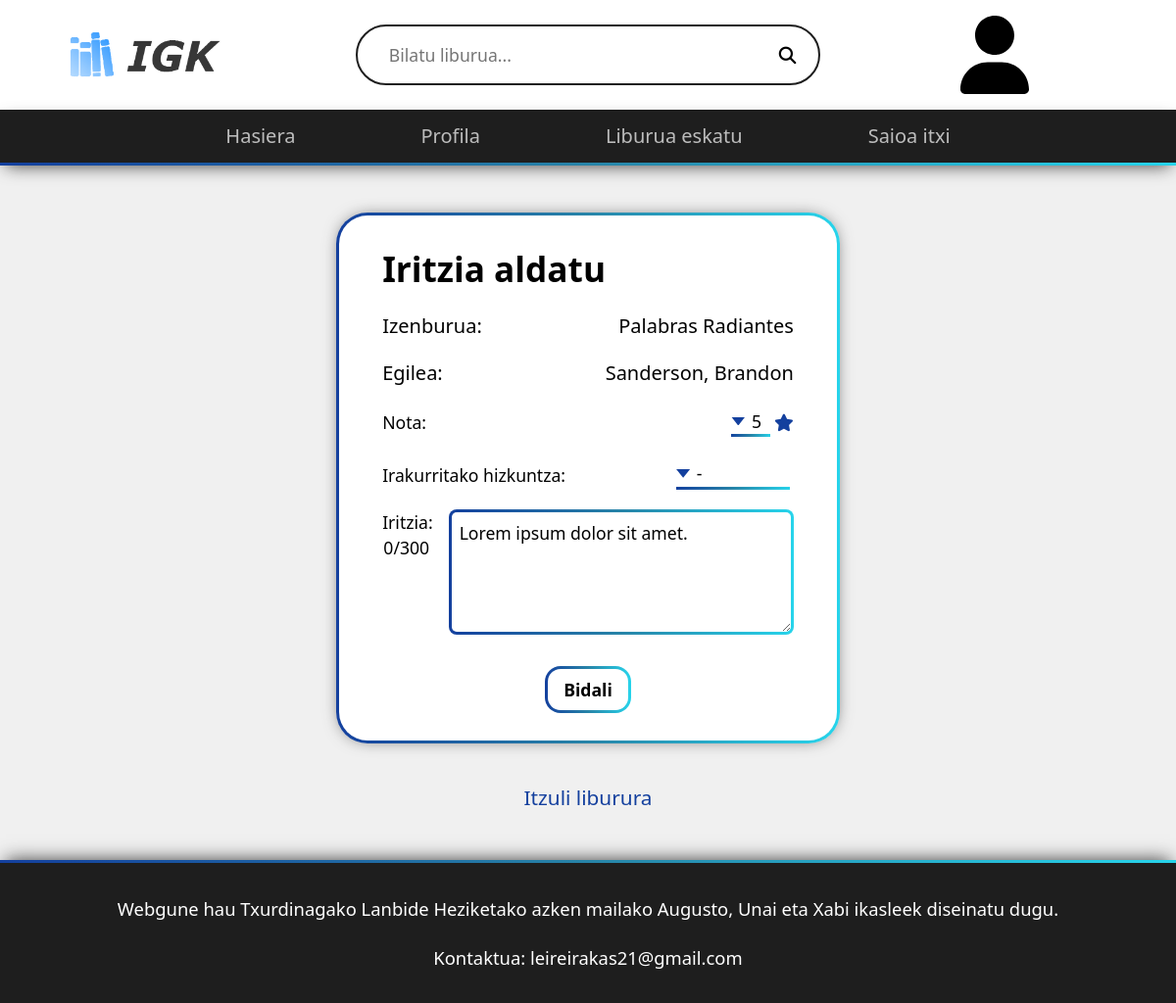
Screenshot of /iritzi/4/aldatu (signed in) with the database file from the repository.
### tables this page shows
create table if not exists idiomas_libro (
  id_libro int unsigned,
  id_idioma int unsigned,
  titulo_alternativo varchar(100),
  primary key (id_libro, id_idioma),
  foreign key (id_libro) references libro(id) on delete cascade,
  foreign key (id_idioma) references idioma(id) on delete cascade
);

create table if not exists libro (
  id int unsigned auto_increment primary key,
  autor varchar(100) not null,
  serie varchar(50),
  serie_num float(4, 1),
  fecha_pub date not null,
  cantidad_reviews int unsigned not null default 0,
  nota_media float(3, 2) unsigned not null default 0,
  edad_media tinyint(2) unsigned not null default 0,
  formato enum('Nobela', 'Komikia', 'Nobela Grafikoa', 'Manga') not null,
  sinopsis varchar(2550) not null,
  aceptado boolean default false not null
);

create table if not exists review (
  id int unsigned auto_increment primary key,
  nota tinyint(1) unsigned not null,
  texto varchar(2295),
  edad_lector tinyint(2) unsigned not null,
  aceptado boolean default false not null,
  nombre_idioma varchar(30) not null,
  id_libro int unsigned not null,
  id_cuenta int unsigned not null,
  foreign key (nombre_idioma) references idioma(nombre) on delete restrict,
  foreign key (id_libro) references libro(id) on delete cascade,
  foreign key (id_cuenta) references cuenta(id) on delete cascade
);

### public/index.php (called while the page is built, shortened)
<?php
$url = parse_url($_SERVER['REQUEST_URI']);
$page =  array_slice(array_filter(explode('/', strtolower($url['path']))), 0);
$ruta_elegida = '';
$cantidadSecciones = count($page);
if ($cantidadSecciones === 1) {
  $ruta_elegida = '../views/' . $page[0] . '.php';
} else if ($cantidadSecciones === 3 && $page[0] !== 'bilaketa') {
  if (in_array($page[0], ['liburua', 'iritzia', 'iritzi', 'erantzun', 'profila', 'klasea'])) {
    $id = $page[1];
    if (in_array($page[2], ['iritzi', 'erantzun', 'hizkuntza-igo', 'klasea'])) {
      $ruta_elegida = '../views/' . $page[2] . '.php';
    } else if (($page[0] !== 'iritzia' && in_array($page[2], ['aldatu', 'ezabatu', 'eskaera']))
      || in_array($page[0], ['liburua', 'profila', 'hizkuntza-igo']) && in_array($page[2], ['onartu', 'ukatu', 'kendu'])
    ) {
      $ruta_elegida = '../views/' . $page[0] . '.php';
      $accion = $page[2];
    }
  }
} else if ($cantidadSecciones === 3 && $page[0] === 'bilaketa' && intval($page[2]) > 0) {
  $ruta_elegida = '../views/' . $page[0] . '.php';
  $busqueda = $page[1];
  $pagina = intval($page[2]);
}
include_once $ruta_elegida;

### views/iritzi.php (the view, shortened to what this page needs)
<!DOCTYPE html>
<html lang='eu'>
<?php
include_once '../modules/db-config.php';
$editar = ($accion === '') ? false : true;
if ($editar) {
  $review = $pdo->prepare('SELECT * FROM review WHERE id = :id_review');
  $review->execute(['id_review' => $id]);
  $review = $review->fetch();
  $libro = $pdo->prepare(
    'SELECT l.id, il.titulo_alternativo AS titulo, l.autor
      FROM libro l JOIN idiomas_libro il ON l.id = il.id_libro
      WHERE l.id = :id
        AND l.aceptado = true'
  );
  $libro->execute(['id' => $review['id_libro']]);
  $libro = $libro->fetch();
}
include_once '../templates/head.php';
?>
<body>
  <?php
  include_once '../templates/header.php';
  ?>
  <main class="flex-center-col main-form" id="main-iritzi">
    <div class="form-container">
      <h1>Iritzia <?php echo $editar ? 'aldatu' : 'eman' ?></h1>
      <form action="" method="post" class="flex-stretch-col" id="form-iritzia">
        <div class="campo-predefinido">
          <p>Izenburua:</p>
          <p><?php echo $libro['titulo'] ?></p>
        </div>
        <div class="campo-predefinido">
          <p>Egilea:</p>
          <p><?php echo $libro['autor'] ?></p>
        </div>
        <div class="campo">
          <label for="nota">Nota:</label>
          <div class="select-nota">
            <div class="select-container">
              <select name="nota" id="nota">
                <?php
                foreach (range(1, 5) as $nota) {
                ?>
                  <option value="<?php echo $nota ?>" <?php if ($editar && $nota === $review['nota']) echo 'selected' ?>><?php echo $nota ?></option>
                <?php
                }
                ?>
              </select>
            </div>
            <i class="fa-solid fa-star"></i>
          </div>
        </div>
        <div class="campo">
          <label for="idioma">Irakurritako hizkuntza:</label>
          <div class="select-container">
            <select name="idioma" id="idioma">
              <option disabled selected>-</option>
            </select>
          </div>
        </div>
        <div class="campo textarea-container">
          <label for="texto">Iritzia:<br><span id="contador">0/300</span></label>
          <textarea name="texto" id="texto" maxlength="2295" placeholder="Zure iritzia (300 hitz gehienez)..."><?php if ($editar) echo $review['texto'] ?></textarea>
        </div>
        <button class="btn" id="enviar">Bidali</button>
      </form>
    </div>
    <a href="/liburua/<?php echo $id ?>" class="volver">Itzuli liburura</a>
  </main>
  <?php
  include_once '../templates/footer.php';
  ?>
</body>
</html>

### public/src/style.css (style rules this page uses)
:root { --clr-fondo: #f0f0f0; --clr-transparente: #00000000; --clr-acento: #14409e; --clr-acento-transparente: #14409e8b; --clr-error: #ff3232; --clr-enlace: #807c7c; --clr-gris-claro: #d9d9d9; --clr-gris-oscuro: #1e1e1e; --clr-negro: #000000; --clr-blanco: #ffffff; --clr-gradiente-inicial: var(--clr-acento); --clr-gradiente-central: #2784a8; --clr-gradiente-final: #27d4eb; --gradiente: linear-gradient(to right, var(--clr-gradiente-inicial), var(--clr-gradiente-central), var(--clr-gradiente-final)); --outline: var(--clr-acento) solid 0.3125rem; --outline-error: var(--clr-error) solid 0.3125rem; --borde-gradiente-radius: linear-gradient(var(--clr-blanco), var(--clr-blanco)) padding-box, var(--gradiente) border-box; --sombra-alrededor-suave: 0 0 1.125rem -0.375rem rgba(0, 0, 0, 0.35); --sombra-alrededor: 0 0 1.125rem -0.375rem rgba(0, 0, 0, 0.75); --sombra-superior: 0 -0.375rem 1.125rem -0.375rem rgba(0, 0, 0, 0.75); --sombra-inferior: 0 0.375rem 1.125rem -0.375rem rgba(0, 0, 0, 0.75); --transicion-rapida: 100ms ease-in-out; --transicion: 200ms ease-in-out; --max-columnas: 4; font-family: 'Inter', system-ui, sans-serif; }

### rows the page displays
idiomas_libro: titulo_alternativo "Palabras Radiantes"
libro: autor "Sanderson, Brandon"
review: nota "5", texto "Lorem ipsum dolor sit amet."
